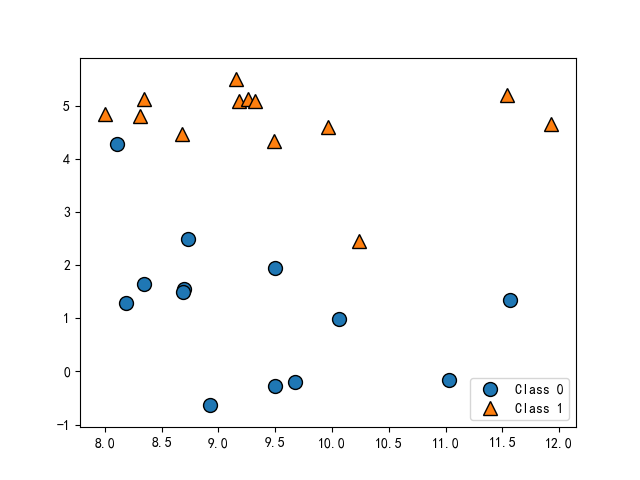

This chart was generated by the following Python code:
from mglearn import discrete_scatter
from mglearn.datasets import make_forge
from pandas.plotting import scatter_matrix

from myImport import *

if __name__ == '__main__':
    X, y = make_forge()
    discrete_scatter(X[:, 0], X[:, 1], y)
    plt.legend(['Class 0', 'Class 1'], loc=4)
    plt.savefig("forge.png")
    plt.show()

    print("X.shape{}".format(X.shape))  # X.shape(26, 2)
    print({n: v for n, v in zip(['Class 0', 'Class 1'], np.bincount(y))})  # {'Class 0': 13, 'Class 1': 13}

    _dataframe = pd.DataFrame(X, columns=['Class 0', 'Class 1'])
    scatter_matrix(_dataframe, c=y, figsize=(15, 15), marker='o', hist_kwds={'bins': 5},cmap=mglearn.cm3)
    plt.savefig("forge_matrix.png")
    plt.show()
